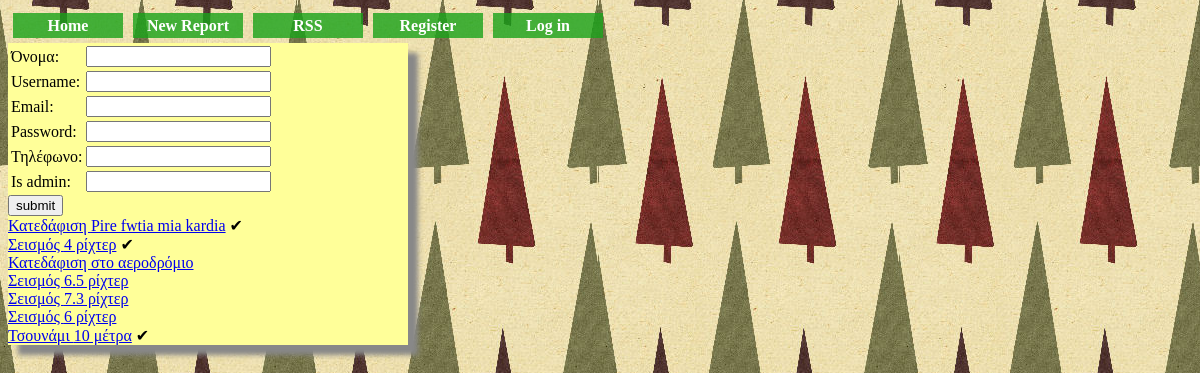
The app's page /profile.php with its own data.
### tables this page shows
CREATE TABLE IF NOT EXISTS `reports` (
  `report_id` int(10) NOT NULL AUTO_INCREMENT,
  `category` varchar(50) NOT NULL,
  `geolocation` varchar(80) NOT NULL,
  `description` text NOT NULL,
  `foto_1` varchar(80) NOT NULL,
  `foto_2` varchar(80) NOT NULL,
  `foto_3` varchar(80) NOT NULL,
  `foto_4` varchar(80) NOT NULL,
  `situation` varchar(50) NOT NULL,
  `time` timestamp NOT NULL DEFAULT CURRENT_TIMESTAMP,
  `timefix` timestamp NOT NULL DEFAULT '0000-00-00 00:00:00',
  `username` varchar(50) NOT NULL,
  `sit_username` varchar(50) NOT NULL,
  PRIMARY KEY (`report_id`)
);

### profile.php (the view, shortened to what this page needs)
<!DOCTYPE HTML>
<html>
<head>
<link rel="stylesheet" type="text/css" href="styles.css">
</head>
<body>
    <?php include 'navigation.php';?>
    <?php
    $username=$_SESSION['username'];
    $name=$_SESSION['name'];
    $email=$_SESSION['email'];
    $telephone=$_SESSION['telephone'];
    $is_admin=$_SESSION['is_admin'];
    ?>
<div id="reg">
<form action="./change_profile.php" method="post">
<table>
<tr>
  <td>Όνομα:</td>
  <td><input type="text" name="name" value="<?php echo $name ?>"></td>
  </tr>
<tr>
  <td>Username:</td>
  <td><input type="text" name="username" value="<?php echo $username ?>"></td>
  </tr>
<tr>
  <td>Email:</td>
  <td><input type="text" name="email" value="<?php echo $email ?>"></td>
  </tr>
<tr>
  <td>Password:</td>
  <td><input type="password" name="password" value="<?php echo $password ?>"></td>
  </tr>
<tr>
  <td>Τηλέφωνο:</td>
  <td><input type="text" name="telephone" value="<?php echo $telephone ?>"></td>
  </tr>
<tr>
  <td>Is admin:</td>
  <td><input type="text" name="is_admin" value="<?php echo $is_admin ?>"></td>
  </tr>
</table>
<input type="submit" name="submit" value="submit">
</form>
<?php
    $hostname="localhost";
    $username="web";
    $password="web2014";
    $database="web14";
    $con=mysqli_connect($hostname,$username,$password,$database);
    $sql="SELECT * FROM `reports` WHERE `username`='$email'";
    $query = mysqli_query($con,$sql);
    while ($row = mysqli_fetch_array($query)) {
         echo '<a href="./report/?id=';
        echo $row['report_id'];
        echo '">';
        echo $row['category']." ".$row['description'];
        echo '</a> ';
        if ($row['situation']==0){
          echo "&#10004;";
        }
    }
?>
</div>
</body>
</html>

### styles.css (style rules this page uses)
body { background:#FFFF99 url("images.jpg") right top; }
#reg { width: 400px; background-color:#FFFF99; box-shadow: 10px 10px 5px #888888; }

### records on screen
reports: category "Κατεδάφιση", description "Pire fwtia mia kardia"
reports: category "Σεισμός", description "4 ρίχτερ"
reports: category "Κατεδάφιση", description "στο αεροδρόμιο"
reports: category "Σεισμός", description "6.5 ρίχτερ"
reports: category "Σεισμός", description "7.3 ρίχτερ"
reports: category "Σεισμός", description "6 ρίχτερ"
reports: category "Τσουνάμι", description "10 μέτρα"
